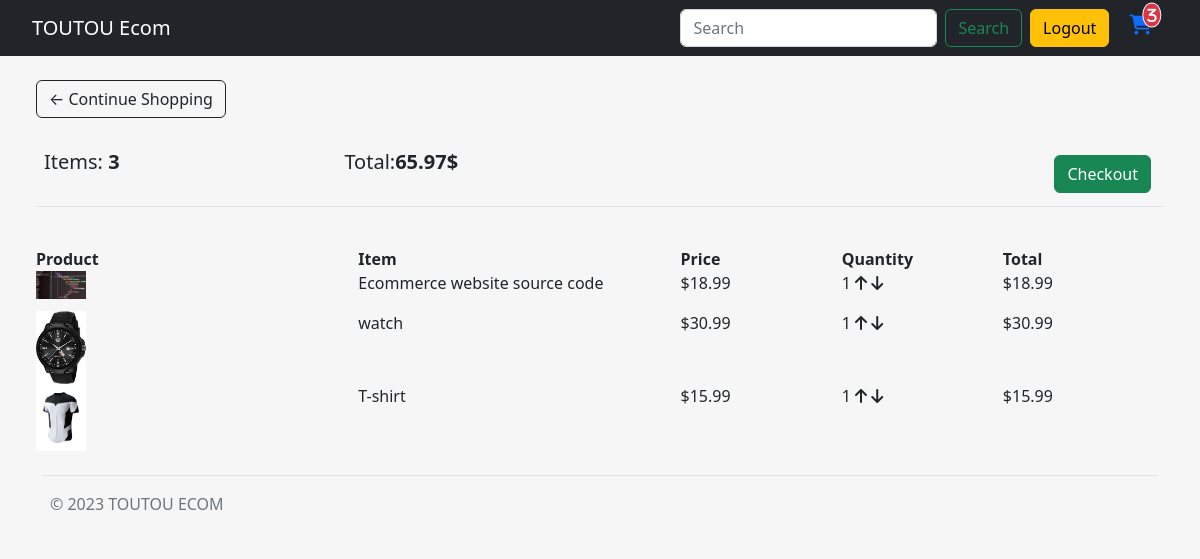
The app's page /cart/ (signed in) with its own data.
### store/models.py (models this page shows, shortened)
class Order(models.Model):
    customer = models.ForeignKey(Customer, on_delete=models.SET_NULL, null=True, blank=True)
    date_ordered = models.DateTimeField(auto_now_add=True)
    complete = models.BooleanField(default=False)
    transaction_id = models.CharField(max_length=254, null=True)
    @property
    def get_cart_total(self):
        orderitems = self.orderitem_set.all()
        total = sum([item.get_total for item in orderitems])
        return total
    @property
    def get_cart_items(self):
        orderitems = self.orderitem_set.all()
        total = sum([item.quantity for item in orderitems])
        return total

class OrderItem(models.Model):
    product = models.ForeignKey(Product, on_delete=models.SET_NULL, null=True)
    order = models.ForeignKey(Order, on_delete=models.SET_NULL, null=True)
    quantity = models.IntegerField(default=0, null=True, blank=True)
    date_added = models.DateTimeField(auto_now_add=True)
    @property
    def get_total(self):
        total = self.product.price * self.quantity
        return total

class Product(models.Model):
    name = models.CharField(max_length=254, null=True)
    price = models.FloatField()
    digital = models.BooleanField(default=False, null=True, blank=False)
    image = models.ImageField(null=True, blank=True)
    @property
    def imageURL(self):
        try:
            url = self.image.url
        except:
            url = ''
        return url

### store/views.py (the view)
# urls.py: path('cart/', views.cart, name='cart'),
def cart(request):
    if request.user.is_authenticated:
        customer = request.user.customer
        order, created =  Order.objects.get_or_create(customer=customer, complete=False)
        items = order.orderitem_set.all()
        cartItems = order.get_cart_items
    else:
        items = []
        order = {'get_cart_total':0, 'get_cart_items':0}
        cartItems = order['get_cart_items']
    context = {'items': items, 'order': order, 'cartItems': cartItems}
    return render (request, 'store/pages/cart.html', context)

### store/templates/store/pages/cart.html
{% extends 'store/main.html' %}
{% load static %}
{% block content %}
<div class="row m-4">
    <div class="col-lg-12">
        <div class="box-element">
            <a  class="btn btn-outline-dark" href="{% url 'store' %}">&#x2190; Continue Shopping</a>
            <br>
            <br>
            <table class="table">
                <tr>
                    <th><h5>Items: <strong>{{order.get_cart_items}}</strong></h5></th>
                    <th><h5>Total:<strong>{{order.get_cart_total|floatformat:2}}$</strong></h5></th>
                    <th>
                        <a  style="float:right; margin:5px;" class="btn btn-success" href="{% url 'checkout' %}">Checkout</a>
                    </th>
                </tr>
            </table>
        </div>
        <br>
        <div class="box-element">
            <div class="cart-row d-flex">
                <div style="flex:2"><strong>Product</strong></div>
                <div style="flex:2"><strong>Item</strong></div>
                <div style="flex:1"><strong>Price</strong></div>
                <div style="flex:1"><strong>Quantity</strong></div>
                <div style="flex:1"><strong>Total</strong></div>
            </div>
            {% for item in items %}
            <div class="cart-row d-flex">
                <div style="flex:2; "><img class="row-image" style="width:50px;" src="{{item.product.imageURL}}"></div>
                <div style="flex:2"><p>{{item.product.name}}</p></div>
                <div style="flex:1"><p>${{item.product.price|floatformat:2}}</p></div>
                <div style="flex:1">
                    <p class="quantity d-inline-block">{{item.quantity}}</p>
                    <div class="quantity d-inline-block">
                        <i data-product="{{item.product.id}}" class="fa-solid fa-arrow-up chg-quantity update-cart" data-action="add" style="cursor: pointer;"></i>
                        <i data-product="{{item.product.id}}" class="fa-solid fa-arrow-down chg-quantity update-cart" data-action="remove" style="cursor: pointer;"></i>
                    </div>
                </div>
                <div style="flex:1"><p>${{item.get_total}}</p></div>
            </div>
            {% endfor %}
        </div>
    </div>
</div>
{% endblock content %}

### store/static/store/css/main.css (style rules this page uses)
body { background-color: #f6f6f6 !important; }

### records on screen
Order: get_cart_items "3", get_cart_total "65.97"
OrderItem: product.imageURL (picture), product.name "Ecommerce website source code", product.price "18.99", quantity "1", get_total "18.99"
OrderItem: product.imageURL (picture), product.name "watch", product.price "30.99", quantity "1", get_total "30.99"
OrderItem: product.imageURL (picture), product.name "T-shirt", product.price "15.99", quantity "1", get_total "15.99"

### other values on screen
{{ cartItems }} "3"
